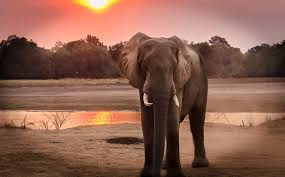
#> input picture photos/elephant.jpeg, 285 x 177 px; its folder holds only this picture in this run
$ python image_animation.py
#> lines starting #> are read from the running program, lines starting #| are printed output that depends on the picture
import cv2
import numpy as np
import glob
import random
from pathlib import Path
import moviepy.editor as mpe

# Resize and read image
def preprocess_image(image_path, target_size=(640, 480)):
    image = cv2.imread(image_path)
    image = cv2.resize(image, target_size)
    return image

# Apply sepia effect
def apply_sepia(image):
    kernel = np.array([[0.272, 0.534, 0.131],
                       [0.349, 0.686, 0.168],
                       [0.393, 0.769, 0.189]])
    sepia = cv2.transform(image, kernel)
    sepia = np.clip(sepia, 0, 255)
    return sepia.astype(np.uint8)

# Fade in text with alpha blending
def add_text_overlay(image, text, step, total_steps):
    overlay = image.copy()
    font = cv2.FONT_HERSHEY_SIMPLEX
    alpha = min(step / (total_steps / 2), 1.0)
    cv2.putText(overlay, text, (50, 440), font, 1.2, (255, 255, 255), 3, cv2.LINE_AA)
    return cv2.addWeighted(image, 1 - alpha, overlay, alpha, 0)

# Animated border
def add_frame_border(image, step, total_steps):
    border_color = (0, 255, 255) if (step // 5) % 2 == 0 else (255, 0, 255)
    return cv2.rectangle(image.copy(), (5, 5), (image.shape[1]-5, image.shape[0]-5), border_color, 4)

# Ken Burns effect with zoom + text + border
def ken_burns_effect(image, steps=30, zoom_range=(1.0, 1.2), text=""):
    frames = []
    h, w = image.shape[:2]
    for i in range(steps):
        zf = zoom_range[0] + (zoom_range[1] - zoom_range[0]) * i / steps
        new_w, new_h = int(w * zf), int(h * zf)
        resized = cv2.resize(image, (new_w, new_h))
        x_start = (new_w - w) * i // steps
        y_start = (new_h - h) * i // steps
        crop = resized[y_start:y_start + h, x_start:x_start + w]
        crop = add_frame_border(crop, i, steps)
        if text:
            crop = add_text_overlay(crop, text, i, steps)
        frames.append(crop)
    return frames

# Transition: Fade
# [53 lines left out: functions fade_transition, slide_transition, wipe_transition, zoom_transition, not called in this run]

# Save video and optionally add audio
def create_video(frames, output_file, fps=30):
    height, width, _ = frames[0].shape
    fourcc = cv2.VideoWriter_fourcc(*'mp4v')
    out = cv2.VideoWriter("temp_no_audio.mp4", fourcc, fps, (width, height))
    for frame in frames:
        out.write(frame)
    out.release()

    if Path("background.mp3").exists():
        video = mpe.VideoFileClip("temp_no_audio.mp4")
        audio = mpe.AudioFileClip("background.mp3").set_duration(video.duration)
        final = video.set_audio(audio)
        final.write_videofile(output_file, codec="libx264")
    else:
        Path("temp_no_audio.mp4").rename(output_file)

# Main controller
def main():
    image_paths = sorted(glob.glob("photos/*.jpeg"))
    if not image_paths:
        print("No images found.")
        return

    captions = ["Welcome", "Our Journey", "Memories", "The End"]
    images = [apply_sepia(preprocess_image(p)) for p in image_paths]
#> in preprocess_image, image is the input picture: shape (177, 285, 3); mean B, G, R 79.6, 96.7, 139.9
#> in preprocess_image, `image = cv2.resize(image, target_size)`:
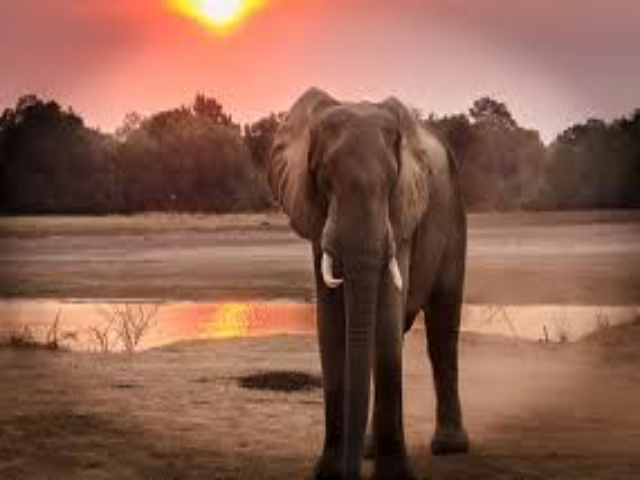
#> image: shape (480, 640, 3); mean B, G, R 79.5, 96.6, 139.8
#> in apply_sepia, `kernel = np.array([[0.272, 0.534, 0.131], [0.349, 0.686, 0.168], [0.39..`: kernel = [[0.272, 0.534, 0.131], [0.349, 0.686, 0.168], [0.393, 0.769, 0.189]]
#> in apply_sepia, `sepia = cv2.transform(image, kernel)`:
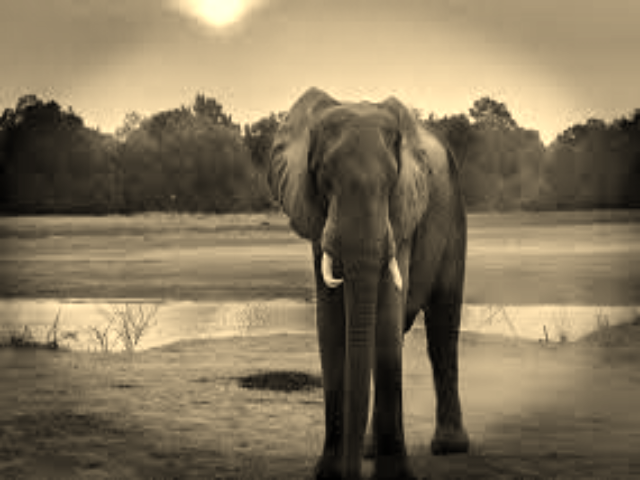
#> sepia: shape (480, 640, 3); mean B, G, R 91.6, 117.4, 131.7
#> images = 1 item
    all_frames = []
    transition_funcs = [fade_transition, slide_transition, wipe_transition, zoom_transition]

    for i in range(len(images)-1):
        caption = captions[i] if i < len(captions) else f"Slide {i+1}"
        all_frames.extend(ken_burns_effect(images[i], steps=30, text=caption))
        transition = random.choice(transition_funcs)
        all_frames.extend(transition(images[i], images[i+1], steps=30))
#> this loop made 0 passes
#> after the loop, all_frames = []

    all_frames.extend(ken_burns_effect(images[-1], steps=30, text="Thank You"))
#> the loop in ken_burns_effect, `for i in range(steps):` made 30 passes
#> pass 1, in ken_burns_effect, `crop = add_frame_border(crop, i, steps)`:
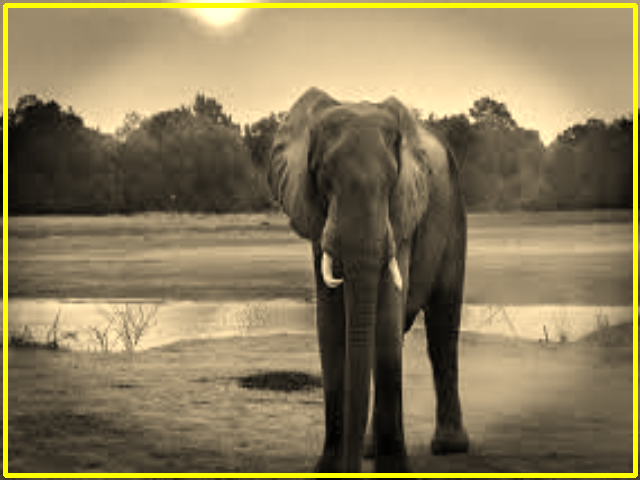
#> crop: shape (480, 640, 3); mean of channels 0, 1, 2 88.8, 123, 136.9; drawn as B, G, R
#> pass 2, in ken_burns_effect, `crop = resized[y_start:y_start + h, x_start:x_start + w]`:
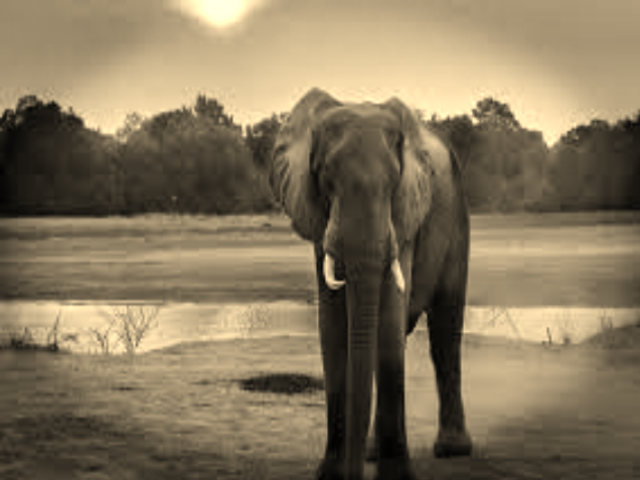
#> crop: shape (480, 640, 3); mean of channels 0, 1, 2 92, 117.9, 132.2; drawn as B, G, R
#> pass 2, in ken_burns_effect, `crop = add_frame_border(crop, i, steps)`:
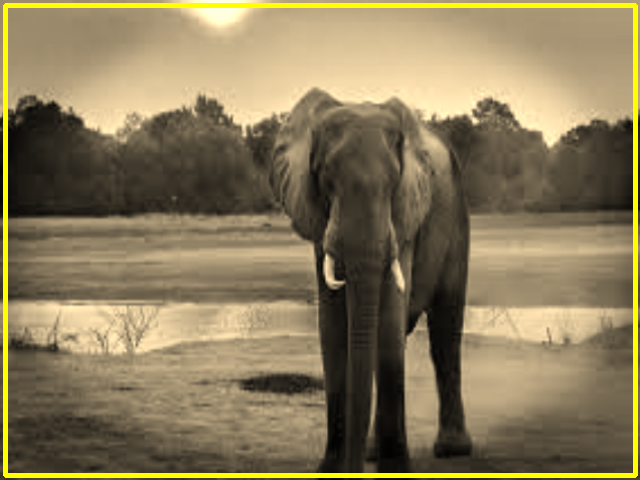
#> crop: shape (480, 640, 3); mean of channels 0, 1, 2 89.2, 123.4, 137.4; drawn as B, G, R
#> after the loop in ken_burns_effect, `for i in range(steps):`: frames = 30 items
    create_video(all_frames, "enhanced_animation.mp4")
#> the loop in create_video, `for frame in frames:` made 30 passes
    print("Enhanced video saved as enhanced_animation.mp4")

if __name__ == "__main__":
    main()

$ run again, on photos/sunset.jpeg
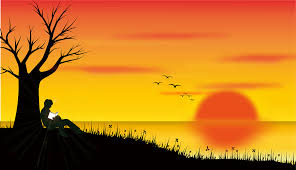
#> input picture photos/sunset.jpeg, 296 x 170 px
#> in preprocess_image, image is the input picture: shape (170, 296, 3); mean B, G, R 27.7, 117.3, 191.6
#> in preprocess_image, `image = cv2.resize(image, target_size)`:
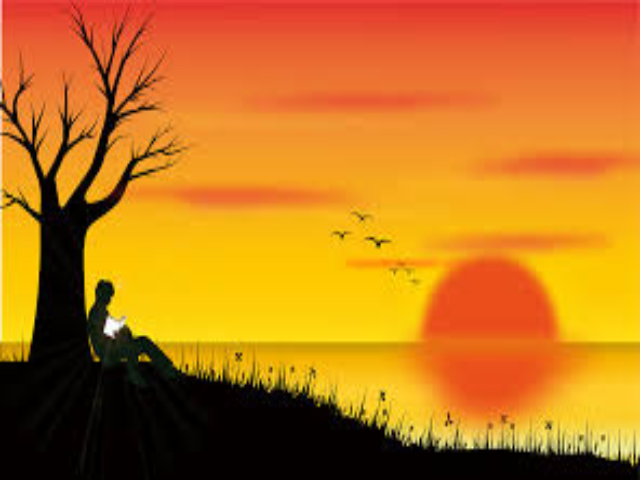
#> image: shape (480, 640, 3); mean B, G, R 27.6, 117.2, 191.5
#> kernel = [[0.272, 0.534, 0.131], [0.349, 0.686, 0.168], [0.393, 0.769, 0.189]]
#> images = 1 item
#> after the loop in main, `for i in range(len(images)-1):`: all_frames = []
#> the loop in ken_burns_effect, `for i in range(steps):` made 30 passes
#> pass 2, in ken_burns_effect, `crop = add_frame_border(crop, i, steps)`:
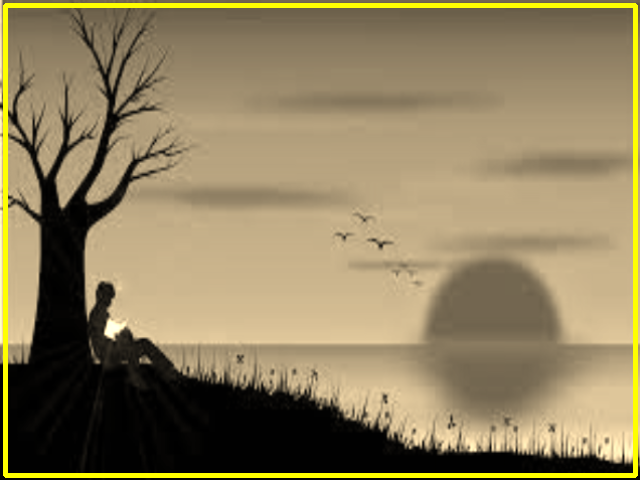
#> crop: shape (480, 640, 3); mean of channels 0, 1, 2 93.2, 128.6, 143.3; drawn as B, G, R
#> after the loop in ken_burns_effect, `for i in range(steps):`: frames = 30 items
#> the loop in create_video, `for frame in frames:` made 30 passes

$ run again, on photos/tiger.jpeg
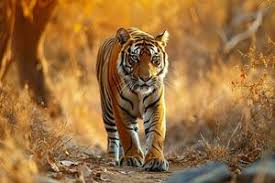
#> input picture photos/tiger.jpeg, 275 x 183 px
#> in preprocess_image, image is the input picture: shape (183, 275, 3); mean B, G, R 62, 111.4, 154.3
#> in preprocess_image, `image = cv2.resize(image, target_size)`:
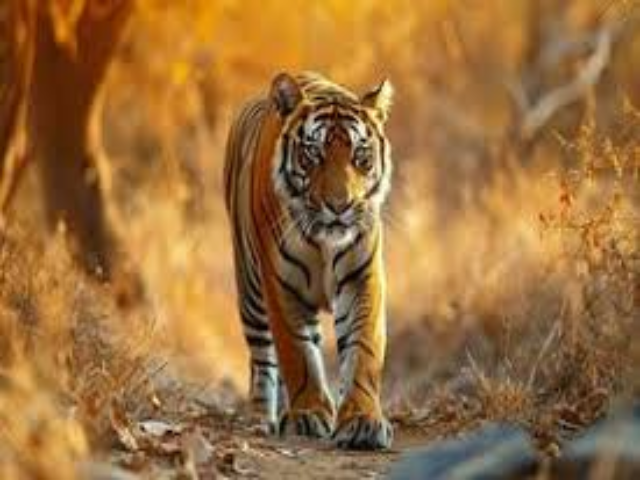
#> image: shape (480, 640, 3); mean B, G, R 61.9, 111.3, 154.2
#> kernel = [[0.272, 0.534, 0.131], [0.349, 0.686, 0.168], [0.393, 0.769, 0.189]]
#> images = 1 item
#> after the loop in main, `for i in range(len(images)-1):`: all_frames = []
#> the loop in ken_burns_effect, `for i in range(steps):` made 30 passes
#> pass 2, in ken_burns_effect, `crop = add_frame_border(crop, i, steps)`:
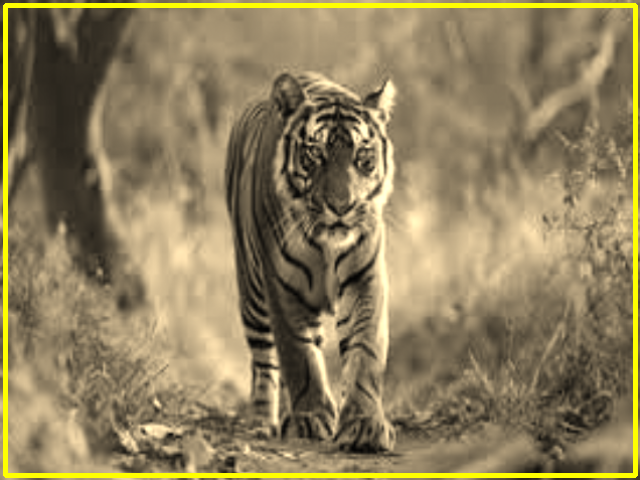
#> crop: shape (480, 640, 3); mean of channels 0, 1, 2 93.2, 128.7, 143.2; drawn as B, G, R
#> after the loop in ken_burns_effect, `for i in range(steps):`: frames = 30 items
#> the loop in create_video, `for frame in frames:` made 30 passes
